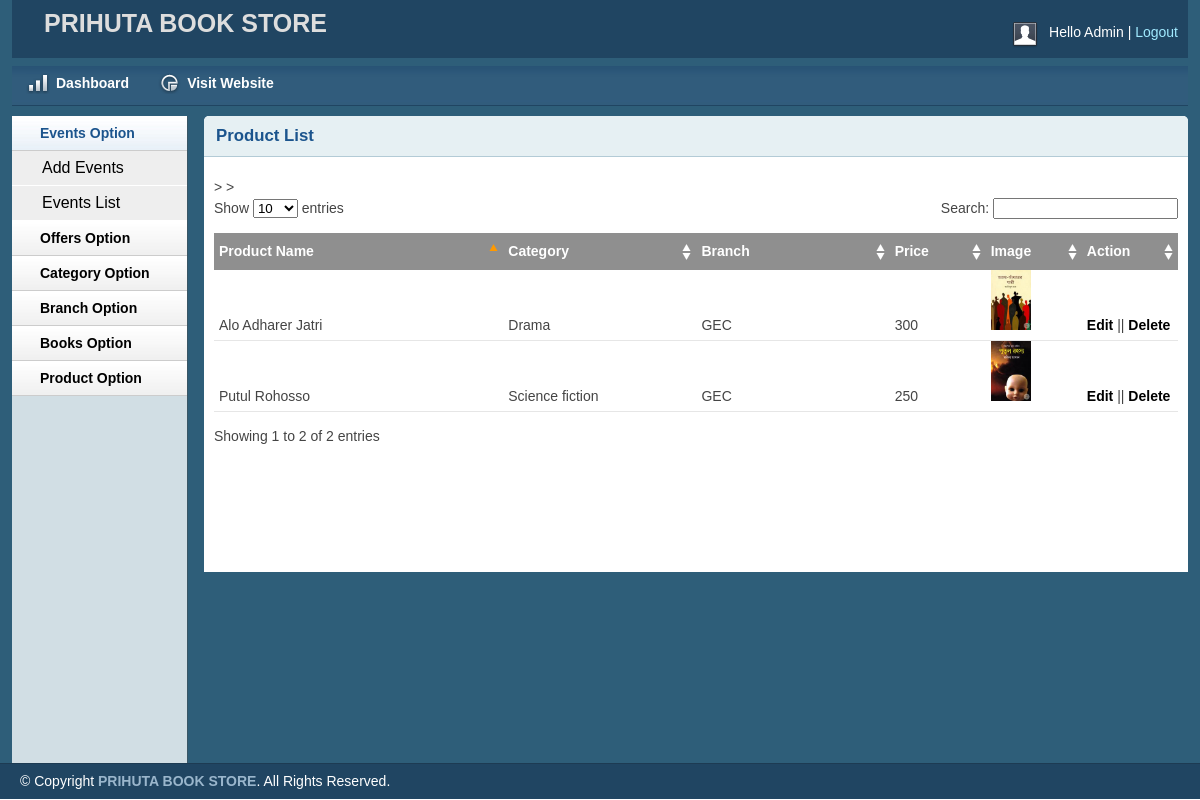
Page /admin/productlist.php (signed in) on the earlier database version.
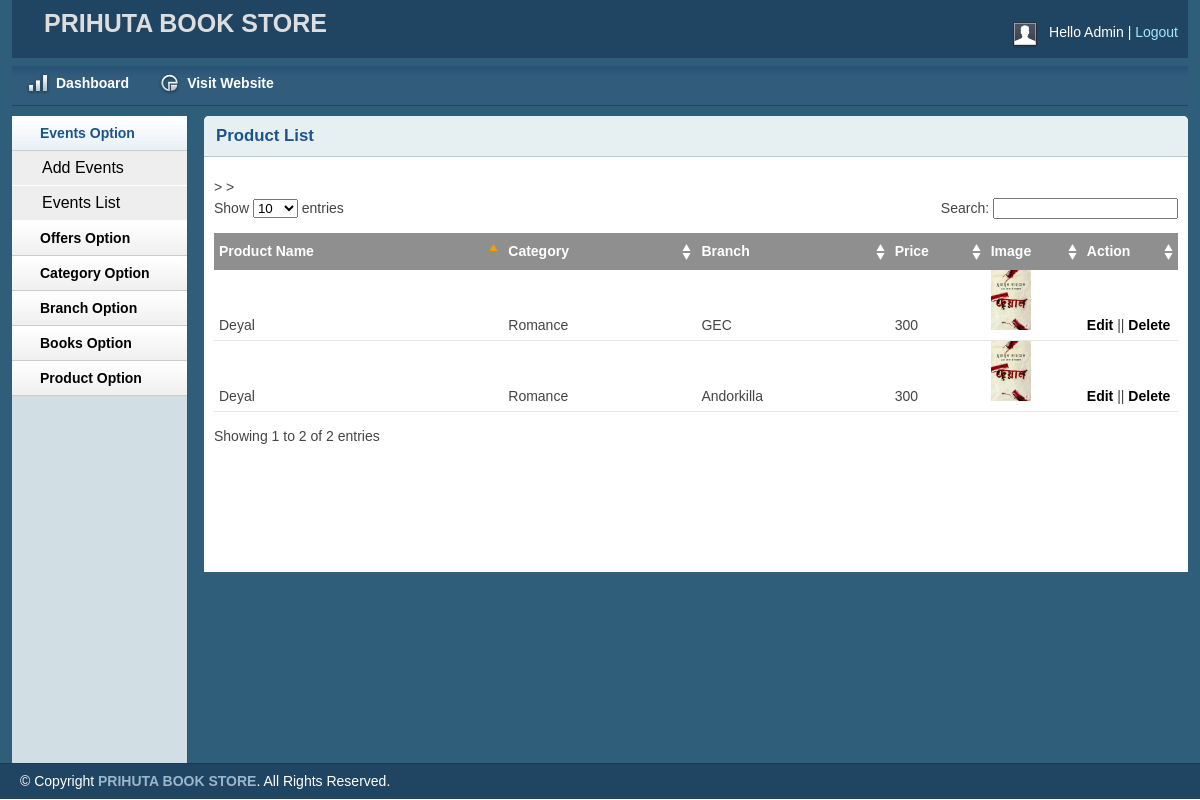
Same page on the later database version.
### tables this page shows
CREATE TABLE IF NOT EXISTS `tbl_product` (
  `productId` int(11) NOT NULL AUTO_INCREMENT,
  `bookId` int(11) DEFAULT NULL,
  `bookName` varchar(250) DEFAULT NULL,
  `authorName` varchar(250) DEFAULT NULL,
  `catId` int(11) DEFAULT NULL,
  `catName` varchar(250) DEFAULT NULL,
  `branchId` int(11) DEFAULT NULL,
  `branchName` varchar(250) DEFAULT NULL,
  `price` double DEFAULT NULL,
  `image` varchar(255) DEFAULT NULL,
  PRIMARY KEY (`productId`)
);

### lib/Database.php (called while the page is built, shortened)
<?php
class Database{
	public $host   = DB_HOST;
	public $user   = DB_USER;
	public $pass   = DB_PASS;
	public $dbname = DB_NAME;
	public $link;
	private function connecDB()
	{
		$this->link = new mysqli($this->host, $this->user, $this->pass, $this->dbname);
	}
	public function select($query)
	{
		$result = $this->link->query($query) or die ($this->link->error.__LINE__);
		if($result->num_rows > 0){
			return $result;
		}
		else{
			return false;
		}
	}
}
?>

### admin/productlist.php (the view, shortened to what this page needs)
<?php include 'inc/header.php';?>
<?php include 'inc/sidebar.php';?>
<div class="grid_10">
    <div class="box round first grid">
        <h2>Product List</h2>
        <div class="block">
            <table class="data display datatable" id="example">
			<thead>
				<tr>
					<th width="30%">Product Name</th>
					<th width="20%">Category</th>>
					<th width="20%">Branch</th>>
					<th width="10%">Price</th>
					<th width="10%">Image</th>
					<th width="10%">Action</th>
				</tr>
			</thead>
			<tbody>
				<?php
					$query="select * from tbl_product";
					$selectData=$db->select($query);
					if($selectData)
					{
						while($result=$selectData->fetch_assoc())
						{
				?>
						<tr class="odd gradeX">
							<td> <?php echo $result['bookName']; ?> </td>
							<td> <?php echo $result['catName']; ?> </td>
							<td> <?php echo $result['branchName']; ?> </td>
							<td> <?php echo $result['price']; ?> </td>
							<td> <img src="<?php echo $result['image']; ?>" alt="image" height="60px" width="40px"> </td>
							<td><a href="editproduct.php?editid=<?php echo $result['productId'];?>">Edit</a> || <a onclick="return confirm('Are you sure to Delete! ');" href="deleteproduct.php?deleteid=<?php echo $result['productId'];?>">Delete</a></td>
						</tr>
				<?php
						}
					}
				?>
			</tbody>
		</table>
       </div>
    </div>
</div>
<?php include 'inc/footer.php';?>

### admin/inc/header.php (shortened to what this page needs)
<?php include '../lib/Database.php';?>
<?php
	$db = new Database();
?>
<!DOCTYPE html>
<html>
<head>
    <link rel="stylesheet" type="text/css" href="css/reset.css" media="screen" />
    <link rel="stylesheet" type="text/css" href="css/text.css" media="screen" />
    <link rel="stylesheet" type="text/css" href="css/grid.css" media="screen" />
    <link rel="stylesheet" type="text/css" href="css/layout.css" media="screen" />
    <link rel="stylesheet" type="text/css" href="css/nav.css" media="screen" />
    <link href="css/table/demo_page.css" rel="stylesheet" type="text/css" />
</head>
<body>
    <div class="container_12">
        <div class="grid_12 header-repeat">
            <div id="branding">
				<div class="floatleft middle">
					<h1>PRIHUTA BOOK STORE</h1>
				</div>
                <div class="floatright">
                    <div class="floatleft">
                        <img src="img/img-profile.jpg" alt="Profile Pic" /></div>
                    <div class="floatleft marginleft10">
                        <ul class="inline-ul floatleft">
                            <li>Hello Admin</li>
                            <li><a href="?action=logout">Logout</a></li>
                        </ul>
                    </div>
                </div>
            </div>
        </div>
        <div class="grid_12">
            <ul class="nav main">
                <li class="ic-dashboard"><a href="index.php"><span>Dashboard</span></a> </li>
                <li class="ic-charts"><a href="http://www.localhost/bookstore"><span>Visit Website</span></a></li>
            </ul>
        </div>

### admin/inc/sidebar.php (shortened to what this page needs)
<div class="grid_2">
    <div class="box sidemenu">
        <div class="block" id="section-menu">
            <ul class="section menu">
               <li><a class="menuitem">Events Option</a>
                    <ul class="submenu">
                        <li><a href="eventadd.php">Add Events</a></li>
                        <li><a href="eventlist.php">Events List</a></li>
                    </ul>
                </li>
                <li><a class="menuitem">Offers Option</a>
                </li>
                <li><a class="menuitem">Category Option</a>
                </li>
                <li><a class="menuitem">Branch Option</a>
                </li>
                <li><a class="menuitem">Books Option</a>
                </li>
                <li><a class="menuitem">Product Option</a>
                </li>
            </ul>
        </div>
    </div>
</div>

### admin/inc/footer.php (shortened to what this page needs)
    </div>
    <div id="site_info">
        <p>
         &copy; Copyright <a href="#">PRIHUTA BOOK STORE</a>. All Rights Reserved.
        </p>
    </div>
</body>
</html>

### admin/css/layout.css (style rules this page uses)
body { background: #fff none repeat scroll 0 0; color: #444; font-size: 14px; padding: 0; }
.floatleft { float:left; }
.middle { margin-left: 22px; margin-top: -14px; }
.middle h1 { color:#ddd;margin:0 }
.floatright { float:right; }
.inline-ul li { display:inline; color:#fff; }
.marginleft10 { margin-left:10px; }
a { color: #000; font-weight:bold; text-decoration: none; }
.container_12, .container_16 { background:#2E5E79; }
h1, h2, h3, h4, h5, h6 { line-height:1.2em; margin-bottom:.3em; }
h2 { margin-top:1em; }
#branding { font-weight: normal; margin-bottom: 0; padding: 22px 10px 3px; text-align: left; }
.header-repeat { background:url(../img/header-repeat.jpg) repeat-x; }
#branding a { color:#A1EAFF; font-weight:normal; }
#branding a:before { content:" | "; color:#fff; }
#branding ul, #branding ul li { margin:0px; padding:0px; }
#branding li { padding:0px 0px 0px 0px !important; }
.box { background:#fff; margin-bottom:20px; padding:10px 10px 10px 10px; margin-left:-8px; }
.box.grid { padding-bottom:40px; }
.box.round { -moz-border-radius: 5px 5px 0px 0px; -webkit-border-radius: 5px 5px 0px 0px; border-radius: 5px 5px 0px 0px; }
.box h2 { font-size:1.2em; font-weight:bold; color:#1B548D; background:#E6F0F3; margin:-10px -10px 0 -10px; padding:10px 12px; border-bottom:1px solid #B3CBD6; -moz-border-radius: 5px 5px 0px 0px; -webkit-border-radius: 5px 5px 0px 0px; border-radius: 5px 5px 0px 0px; }
.box.first { min-height: 406px; }
.block { padding-top:20px; }
.box.sidemenu { background-color:#D1DEE4; border-right:1px solid #3A5665; padding:0px; margin:0px; cursor:pointer; }
.box.sidemenu .block { padding-top:0px; margin-top:0px; }
p { margin-bottom:1em; }
ul, ol { padding-top:0; }
ul.menu { list-style:none; border-top:1px solid #bbb; }
ul.menu li { margin:0; }
ul.menu li a { display:block; padding:4px 10px; border-bottom:1px solid #ccc; }
ul.menu ul { list-style:none; margin:0; }
ul.menu ul li a { padding-left:30px; }
ul.section { border-top:0; margin-bottom:0; }
ul.section li a { background:url(../img/sidemenu-repeat.jpg) repeat-x; line-height:26px; padding-left:28px; }
ul.section li li a { background:#ddd; border-bottom:1px solid #eee; }
ul.section ul li { text-transform:none; }
ul.section ul.current li a { background: #eee none repeat scroll 0 0; border-bottom: 1px solid #fff; font-size: 16px; font-weight: normal; }
ul.section li a.current { color:#1B548D; background:url(../img/sidemenu-repeat-hover.jpg) repeat-x; }
#site_info { color:#fff; background:#204562; border-top:1px solid #1d3b53; padding-left:20px; }
#site_info p { line-height:35px; margin-bottom:0px; }
#site_info a { color:#9ab6cc; }
.block { padding-bottom:1px; }
table.display { margin: 0 auto; clear: both; width: 100%; }
.sorting_asc { background: #8f8f8f url(../img/table/sort_asc.png) no-repeat center right; padding:8px 5px; text-align:left; color:#fff; }
.sorting { background:#8f8f8f url(../img/table/sort_both.png) no-repeat center right; padding:8px 5px; text-align:left; color:#fff; }
tr.odd { height: 30px; line-height: 30px; border-bottom:1px solid #e6e6e6; }
tr.even { height: 30px; line-height: 30px; border-bottom:1px solid #e6e6e6; }
tr.odd td, tr.even td { padding-left:5px; }

Differences in the rows shown:
removed tbl_product: bookName "Putul Rohosso", catName "Science fiction", branchName "GEC", price "250", image (picture)
removed tbl_product: bookName "Alo Adharer Jatri", catName "Drama", branchName "GEC", price "300", image (picture)
added tbl_product: bookName "Deyal", catName "Romance", branchName "GEC", price "300", image (picture)
added tbl_product: bookName "Deyal", catName "Romance", branchName "Andorkilla", price "300", image (picture)
